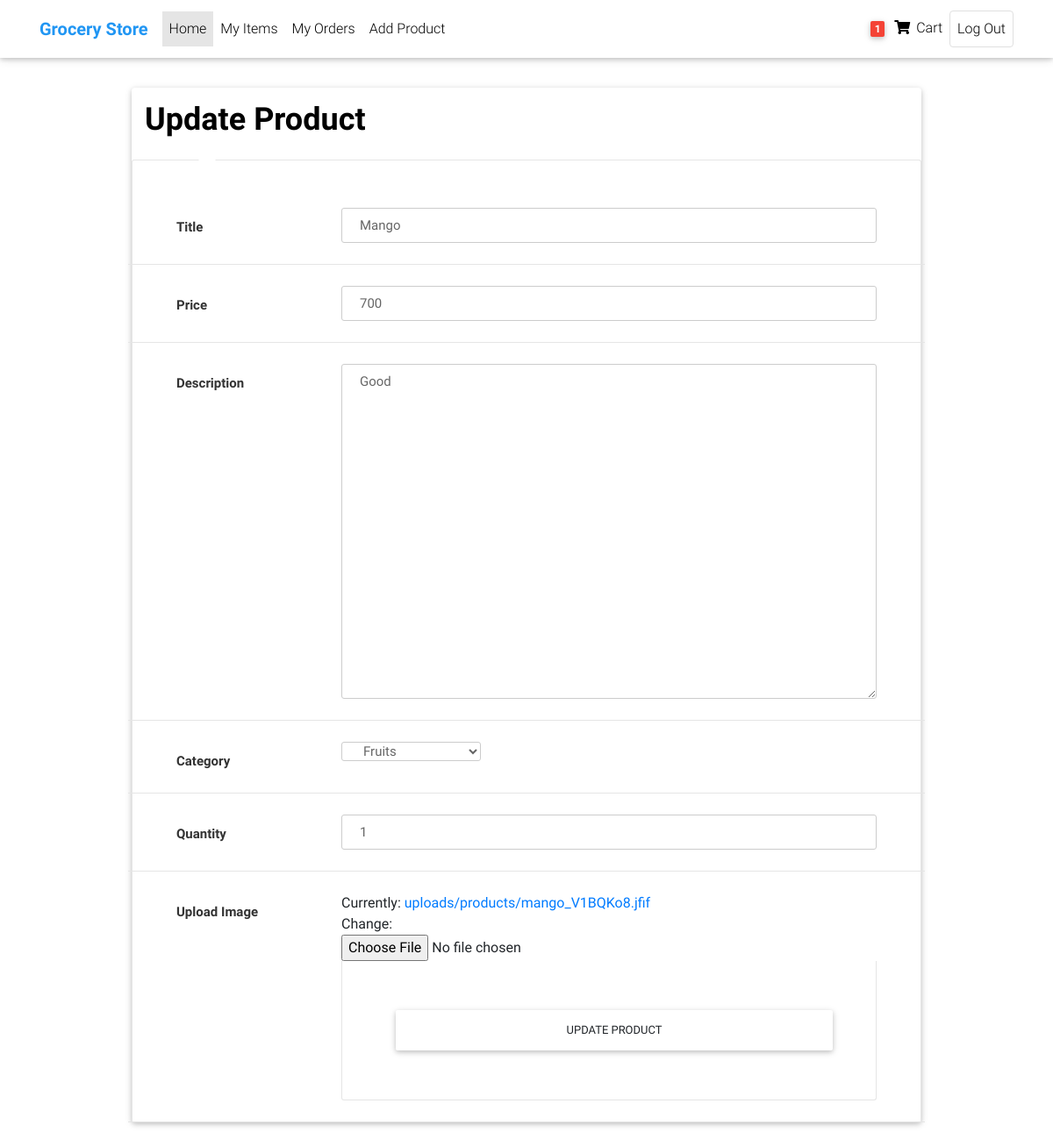
/product_update/15/ (signed in), run on the app's committed database.
### Base/models/product.py (models this page shows, shortened)
class Product(models.Model):
    title = models.CharField(max_length=250, unique=True)
    description = models.TextField(max_length=250, blank=True, null=True)
    image = models.ImageField(upload_to='uploads/products/')
    price = models.IntegerField(default=0)
    created = models.DateTimeField(auto_now_add=True)
    category = models.ForeignKey(Categorie, on_delete=models.CASCADE,blank=True,null=True)
    quantity = models.IntegerField(default=1)
    user = models.ForeignKey(User, on_delete=models.CASCADE, blank=True, null=True)
    class Meta:
        ordering = ['created']

### Base/views/productupdate.py (the view, shortened to what this page needs)
# urls.py: path('product_update/<int:pk>/', ProductUpdate.as_view(), name='product_update'),
class ProductUpdate(LoginRequiredMixin, UpdateView):
    model = Product
    template_name = 'base/product_update.html'
    fields = ['title', 'description', 'image', 'price', 'category','quantity']
    success_url = reverse_lazy('products')

### Base/models/categorie.py (called while the page is built)
    def __str__(self):
        return self.title

### Base/templates/Base/product_update.html (shortened to what this page needs)
{% load static %}
{% load crispy_forms_tags %}
{% load widget_tweaks %}
<!DOCTYPE html>
<html lang="en">
<head>
    <link href="{%static 'update_product/css/main.css'%}" rel="stylesheet" media="all">
    <link rel="stylesheet" href="https://use.fontawesome.com/releases/v5.11.2/css/all.css">
  <link href="{%static 'homepage/css/bootstrap.min.css'%}" rel="stylesheet">
  <link href="{%static 'homepage/css/mdb.min.css'%}" rel="stylesheet">
</head>
<body>
<nav class="navbar fixed-top navbar-expand-lg navbar-light white scrolling-navbar">
    <div class="container">
        <strong class="navbar-brand font-weight-bold waves-effect blue-text">Grocery Store</strong>
      <div class="collapse navbar-collapse" id="navbarSupportedContent">
        <ul class="navbar-nav mr-auto">
          <li class="nav-item active">
            <a class="nav-link waves-effect"  href={%url 'products'%}>Home
          </li>
          <li class="nav-item">
            <a class="nav-link waves-effect" href={% url 'all_user_products' user.id %}>My Items</a>
          </li>
          <li class="nav-item">
            <a class="nav-link waves-effect" href="#" >My Orders</a>
          </li>
          <li class="nav-item">
            <a class="nav-link waves-effect" href="{% url 'product_create'%}" >Add Product</a>
          </li>
        </ul>
        <ul class="navbar-nav nav-flex-icons">
          <li class="nav-item">
            <a class="nav-link waves-effect" href="{%url 'cart_items' request.user.id %}">
              <span class="badge red z-depth-1 mr-1"> 1 </span>
              <i class="fas fa-shopping-cart"></i>
              <span class="clearfix d-none d-sm-inline-block"> Cart </span>
            </a>
          </li>
          {% if request.user.is_authenticated %}
            <li class="nav-item">
            <a href="{%url 'logout'%}" class="nav-link border border-light rounded waves-effect">
             Log Out
            </a>
          </li>
            {% endif %}
        </ul>
      </div>
    </div>
  </nav>
    <div class="page-wrapper  p-t-100 p-b-50">
        <div class="wrapper wrapper--w900">
            <div class="card card-6">
                <div class="card-heading">
                    <h2 class="title"  style="color:black;padding-top:15px;padding-left:15px;">Update Product</h2>
                </div>
                <div class="card-body">
                    <form method="POST" action="" enctype='multipart/form-data'>
                        <div class="form-row">
                            <div class="name">Title</div>
                            <div class="value">
                                {%render_field form.title  class="input--style-6"  placeholder="Title" name="Title" type="text" %}
                            </div>
                        </div>
                        <div class="form-row">
                            <div class="name">Price</div>
                            <div class="value">
                                {%render_field form.price  class="input--style-6"  placeholder="Price" name="Price" type="text" %}
                            </div>
                        </div>
                        <div class="form-row">
                            <div class="name">Description</div>
                            <div class="value">
                                <div class="input-group">
                                {%render_field form.description  class="input--style-6"  placeholder="Product Description" name="Product_Description" type="text" %}
                                </div>
                            </div>
                        </div>
                        <div class="form-row">
                        <div class="name">Category</div>
                            {%render_field form.category class="input--style-6" name="Product_Category" type="text" %}
                        </div>
                        <div class="form-row">
                            <div class="name">Quantity</div>
                            <div class="value">
                               {%render_field form.quantity  class="input--style-6"  placeholder="Quantity" name="Quantity" type="text" %}
                            </div>
                        </div>
                        <div class="form-row">
                            <div class="name">Upload Image</div>
                            <div class="value">
                                <div class="js-input-file" >
                                    {%render_field form.image class="label--file"  name="file_image" id="file"%}
                                </div>
                                <div class="card-footer">
                                 <input class="btn btn--radius-2 btn--blue-2" type="submit" value="Update Product">
                              </div>
                            </div>
                        </div>
                    </form>
                </div>
            </div>
        </div>
    </div>
</body>
</html>

### Base/static/update_product/css/main.css (style rules this page uses)
.form-row { display: -webkit-box; display: -webkit-flex; display: -moz-box; display: -ms-flexbox; display: flex; -webkit-flex-wrap: wrap; -ms-flex-wrap: wrap; flex-wrap: wrap; -webkit-box-align: start; -webkit-align-items: flex-start; -moz-box-align: start; -ms-flex-align: start; align-items: flex-start; padding: 24px 55px; border-bottom: 1px solid #e5e5e5; }
.form-row .name { width: 188px; color: #333; font-size: 15px; font-weight: 700; margin-top: 11px; }
.form-row .value { width: -webkit-calc(100% - 188px); width: -moz-calc(100% - 188px); width: calc(100% - 188px); }
html { -webkit-box-sizing: border-box; -moz-box-sizing: border-box; box-sizing: border-box; }
* { padding: 0; margin: 0; }
*, *:before, *:after { -webkit-box-sizing: inherit; -moz-box-sizing: inherit; box-sizing: inherit; }
body, h1, h2, h3, h4, h5, h6, blockquote, p, pre, dl, dd, ol, ul, figure, hr, fieldset, legend { margin: 0; padding: 0; }
.page-wrapper { min-height: 100vh; }
body { font-family: "Open Sans", "Arial", "Helvetica Neue", sans-serif; font-weight: 400; font-size: 14px; }
h1, h2, h3, h4, h5, h6 { font-weight: 400; }
h2 { font-size: 30px; }
.p-t-100 { padding-top: 100px; }
.p-b-50 { padding-bottom: 50px; }
.wrapper { margin: 0 auto; }
.wrapper--w900 { max-width: 900px; }
.btn { display: inline-block; line-height: 50px; padding: 0 30px; -webkit-transition: all 0.4s ease; -o-transition: all 0.4s ease; -moz-transition: all 0.4s ease; transition: all 0.4s ease; cursor: pointer; font-size: 15px; text-transform: capitalize; font-weight: 700; color: #fff; font-family: inherit; }
.btn--radius-2 { -webkit-border-radius: 5px; -moz-border-radius: 5px; border-radius: 5px; }
.btn--blue-2 { background: #2c6ed5; }
input, textarea { outline: none; margin: 0; border: none; -webkit-box-shadow: none; -moz-box-shadow: none; box-shadow: none; width: 100%; font-size: 14px; font-family: inherit; }
textarea { resize: none; }
.input-group { position: relative; margin: 0; }
.input--style-6, .textarea--style-6 { background: transparent; line-height: 38px; border: 1px solid #cccccc; -webkit-border-radius: 3px; -moz-border-radius: 3px; border-radius: 3px; color: #666; font-size: 15px; -webkit-transition: all 0.4s ease; -o-transition: all 0.4s ease; -moz-transition: all 0.4s ease; transition: all 0.4s ease; padding: 0 20px; }
.title { font-size: 36px; font-weight: 700; text-align: left; color: #fff; margin-bottom: 24px; }
.card { -webkit-border-radius: 3px; -moz-border-radius: 3px; border-radius: 3px; background: #fff; }
.card-6 { background: transparent; }
.card-6 .card-heading { background: transparent; }
.card-6 .card-body { background: #fff; position: relative; border: 1px solid #e5e5e5; border-bottom: none; padding: 30px 0; padding-bottom: 0; -webkit-border-top-left-radius: 3px; -moz-border-radius-topleft: 3px; border-top-left-radius: 3px; -webkit-border-top-right-radius: 3px; -moz-border-radius-topright: 3px; border-top-right-radius: 3px; }
.card-6 .card-body:before { bottom: 100%; left: 75px; border: solid transparent; content: ""; height: 0; width: 0; position: absolute; pointer-events: none; border-color: rgba(255, 255, 255, 0); border-bottom-color: #fff; border-width: 10px; }
.card-6 .card-footer { background: #fff; border: 1px solid #e5e5e5; border-top: none; -webkit-border-bottom-left-radius: 3px; -moz-border-radius-bottomleft: 3px; border-bottom-left-radius: 3px; -webkit-border-bottom-right-radius: 3px; -moz-border-radius-bottomright: 3px; border-bottom-right-radius: 3px; padding: 50px 55px; }

### Base/templates/Base/product_update.html (style rules this page uses)
html, body, header, .carousel { height: 60vh; }
.card { min-width: 260px; }

### data on the page
Product: title "Mango", price "700", description "Good", category "Fruits", quantity "1"
